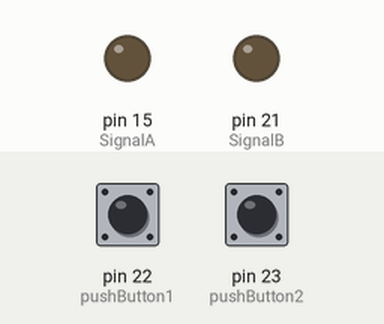
This sketch was run on a simulated Arduino Mega 2560, built with avr-gcc and run on an emulated ATmega2560. On the bench: output pins drawn as LEDs (lit = HIGH). Inputs (shaded band) come from the test bench; at power-on: pin 22 (pushButton1) LOW, pin 23 (pushButton2) LOW.

Above: at 1.2 s.
1.3 s: pin 22 (pushButton1) pulled HIGH for 0.15 s
At 1.37 s:
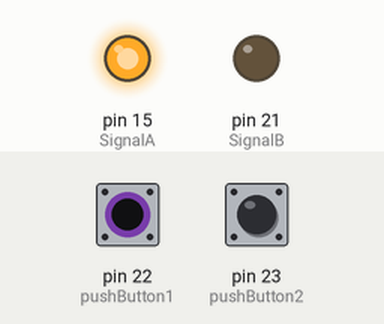
2.9 s: pin 23 (pushButton2) pulled HIGH for 0.15 s
At 2.97 s:
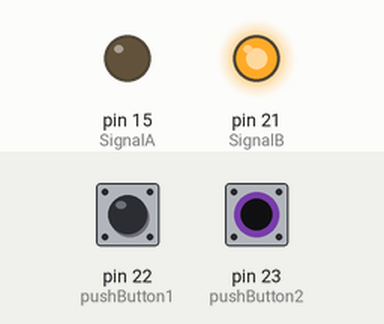
4.5 s: pin 23 (pushButton2) pulled HIGH for 3.2 s
At 8.8 s:
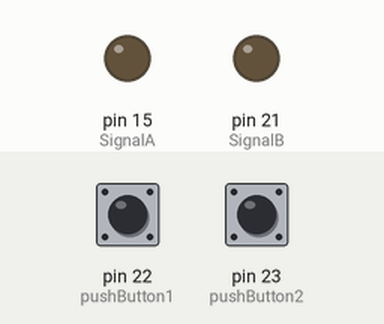
9.2 s: pin 22 (pushButton1) pulled HIGH for 3.2 s
At 10.0 s:
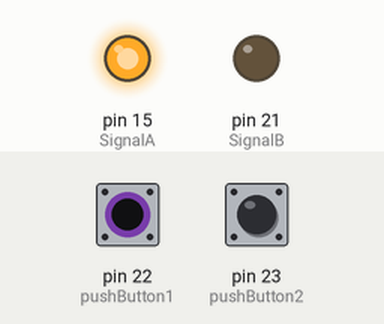
Timing chart, 0 to 13.9 s (numbered marks = the images above; inputs shaded):
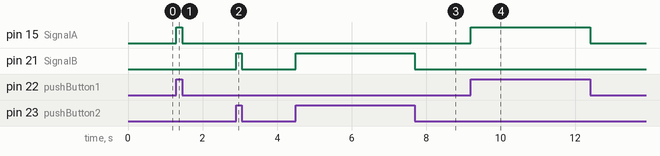

The sketch:

pushButton.ino
```cpp
#define pushButton2 23//GPIO23
#define pushButton1 22//GPIO22
#define SignalB 21//GPIO21
#define SignalA 15//GPIO15


//GND
//V5


void setup() {
  // put your setup code here, to run once:
pinMode(SignalA, OUTPUT);
pinMode(SignalB, OUTPUT);
pinMode(pushButton1, INPUT);
pinMode(pushButton2, INPUT);

int pushButton2Boolean=0;
int pushButton1Boolean=0;

}

void loop() {
  // put your main code here, to run repeatedly:

int pushButton2Boolean=0;
int pushButton1Boolean=0;

  pushButton2Boolean=digitalRead(pushButton2);
  pushButton1Boolean=digitalRead(pushButton1);

  Serial.print("push button 2");
  Serial.print(pushButton1Boolean);

  Serial.print("push button 1");
  Serial.print(pushButton1Boolean);


  if (pushButton1Boolean==1)
  {
  digitalWrite(SignalA, HIGH);
  }
  else if (pushButton2Boolean==1)
  {
  digitalWrite(SignalB, HIGH);
  }
  else
  {

   digitalWrite(SignalA, LOW);
    digitalWrite(SignalB, LOW);
  }
}
```

Measured:
- after the input at 1.3 s, pin 15 (SignalA): LOW → HIGH at once, → LOW 0.15 s later
- after the input at 2.9 s, pin 21 (SignalB): LOW → HIGH at once, → LOW 0.15 s later
- after the input at 4.5 s, pin 21 (SignalB): LOW → HIGH at once, → LOW 3.2 s later
- after the input at 9.2 s, pin 15 (SignalA): LOW → HIGH at once, → LOW 3.2 s later
